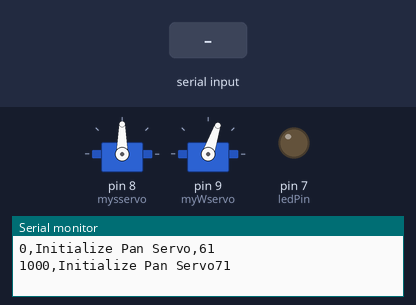
Recording of a sketch running on a simulated Arduino Uno, built with avr-gcc and run on an emulated ATmega328P. Shown: 2 × servo, output pins drawn as LEDs (lit = HIGH), the last lines printed to the serial monitor. The test bench sets the inputs (shaded band).

Above: at 3.2 s.
3.3 s: "q\n" received over Serial
At 5.23 s:
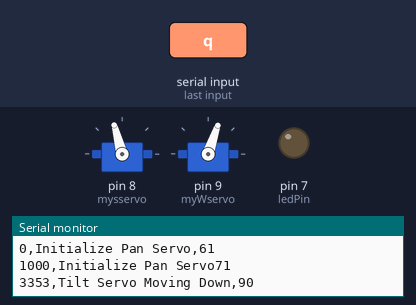
6.3 s: byte 76 ('L') received over Serial
At 6.43 s:
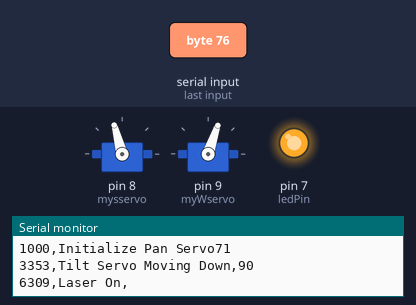
9.3 s: byte 108 ('l') received over Serial
At 9.44 s:
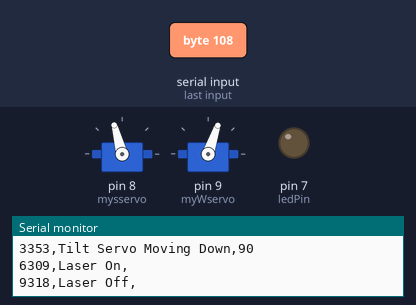
12.3 s: "L\n" received over Serial
At 12.45 s:
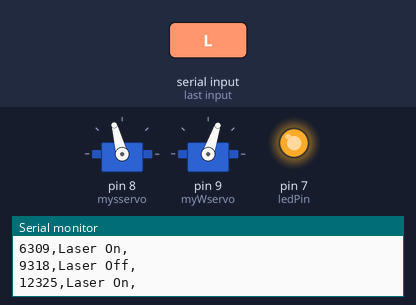
15.3 s: "l\n" received over Serial
At 15.46 s:
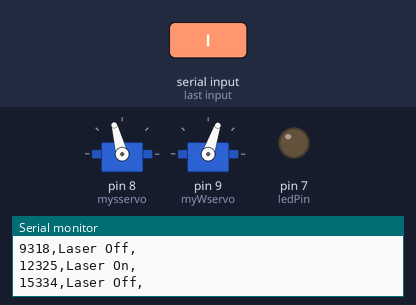
Timing chart, 0 to 19.3 s (numbered marks = the images above; inputs shaded):
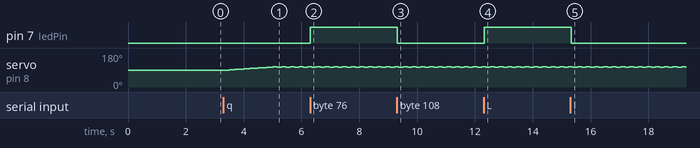

The sketch:

V3.3.1_Arduino.ino
```cpp
#include <Servo.h>
Servo mysservo;  // create servo object to control a servo
Servo myWservo;  // create servo object to control a servo

//Copy Data to here
int clock_wise_back=46;
int clock_wise_left=56;
int clock_wise_front=71;
int clock_wise_right=84;
int clock_wise_back_twin=97;

int counter_clock_wise_back=85;
int counter_clock_wise_right=71;
int counter_clock_wise_front=59;
int counter_clock_wise_left=44;
int counter_clock_wise_back_twin=33;
//
int mysservo_maximum=105;
int mysservo_minimum=8;

//Laser
const int ledPin = 7;  // the number of the LED pin
//sservo
int spos=90;      //set the initial position to 90
int scpos=mysservo_maximum-5;     // current position
int sstep=0;     //no initial movement
int sstepspeed=1;//sensitivity
int sreverse=mysservo_maximum;  //reverse position of s
int sfront=90;                  //front position of s
int sdelay=50;
//Wservo
int wpos=clock_wise_front;      //set the initial position to 0
int wcpos=60;     // current position
int wstep=0;     //no initial movement
int wstepspeed=3;//sensitivity
int wdelay=50;   //movement speed conrtol, Higher mean Slower
int overshoot_control= 0; //when releaseing the button, the wservo rotates slowlly to reach to desired position. by having the value -1 this can help to stop the wservo


void setup() {
  mysservo.attach(8);  // attaches the TOP servo on pin 8 to the servo object
  myWservo.attach(9);  // attaches the Bottom servo on pin 9 to the servo object
  Serial.begin(9600);// initialize serial communication at 9600 bits per second:
  pinMode(ledPin, OUTPUT); //initialize the led pin
  scpos=mysservo.read();       //read the postion of top servo
//  mysservo.write(spos);        //give positional command to top servo motor
//  wcpos=myWservo.read();       //read the postion of bottom servo
  // rotate the Wservo make it facing front
      myWservo.write(clock_wise_front-10);
      Serial.print((String) (millis()) +",Initialize Pan Servo,"+myWservo.read()+"\n");
      delay(1000);
      myWservo.write(clock_wise_front);
      Serial.print((String) (millis()) +",Initialize Pan Servo" + myWservo.read()+"\n");
      delay(1000);
}


void loop()
{
  char val = Serial.read();   //initial reading from serial monitor
  //Laser Control
  if(val=='L'){
    digitalWrite(ledPin, HIGH);   // turn LED on:
     Serial.print((String) (millis()) +",Laser On,"+" "+"\n");
  }
  if(val=='l'){
    digitalWrite(ledPin, LOW);    // turn LED off:
     Serial.print((String) (millis()) +",Laser Off,"+" "+"\n");
  }

  //Top servo control
  scpos=mysservo.read();       //read the postion of top servo
  mysservo.write(spos);        //give positional command to top servo motor
  if(scpos<=mysservo_maximum && scpos>=mysservo_minimum)   //works only if its in the range
  {
    spos=spos+sstep;            //change the positional command value
    delay(sdelay);              //Speed control
    if(val=='q'){//if val is true, then it movesone way.
      sstep=sstepspeed;
       Serial.print((String) (millis()) +",Tilt Servo Moving Down," + mysservo.read()+"\n");
    }
    else if(val=='w'){               //if val is true, then it moves another way.
      sstep=-sstepspeed;
      Serial.print((String) (millis()) +",Tilt Servo Moving Up," + mysservo.read()+"\n");
    }
    else if(val=='e'){               //if val is true, then it stops.
      sstep=0;
      Serial.print((String) (millis()) +",Tilt Servo Stop," + mysservo.read()+"\n");
    }
    else if(val=='h'){              //Look back
      spos=sreverse;
      Serial.print((String) (millis()) +",Tilt Servo Back," + mysservo.read()+"\n");
    }
    else if(val=='j'){              //Look front
     spos=sfront;
     Serial.print((String) (millis()) +",Tilt Servo Front," + mysservo.read()+"\n");
    }
   }
  else if(scpos>mysservo_maximum or spos>mysservo_maximum){             //If position value is about to exceed the limit,bring it back to range
    spos=mysservo_maximum;
    scpos=mysservo_maximum;
  }
  else if(scpos<mysservo_minimum or spos<mysservo_minimum){             //If position value is about to exceed the limit,bring it back to range
    spos=mysservo_minimum;
    scpos=mysservo_minimum;
  }
//  Serial.print(scpos);
//  Serial.println(spos);

 //Wservo control
  wcpos=myWservo.read();       //read the postion of servo
  myWservo.write(wpos);        //give positional command to servo motor
  if(wcpos<=clock_wise_back_twin && wcpos>=counter_clock_wise_back_twin){ //works only if its in the range
    char val = Serial.read();   //initial reading from serial monitor
    wpos=wpos+wstep;            //change the positional command value
    delay(wdelay);              //Speed control
    if(val=='r'){               //if val is true, then it movesone way.
      wstep=wstepspeed;
      Serial.print((String) (millis()) +",Pan Servo Moving Right," + myWservo.read()+"\n");
    }
    else if(val=='x'){               //if val is true, then it moves another way.
      wstep=-wstepspeed;
      Serial.print((String) (millis()) +",Pan Servo Moving Left," + myWservo.read()+"\n");
    }
    else if(val=='b'){               //if val is true, then it stops.
      wstep=overshoot_control;       //apply overshoot value
      wstep=0; //make the change to 0
      Serial.print((String) (millis()) +",Pan Servo Stop," + myWservo.read()+"\n");
    }
    else if(val=='h'){              //Look back based on current postion clockwise ot counter clock
      if(wcpos>clock_wise_front or wcpos==clock_wise_front){
      wpos=clock_wise_back_twin;}
      else if(wcpos<clock_wise_front){
      wpos=counter_clock_wise_back_twin;}
      Serial.print((String) (millis()) +",Pan Servo Moving Back," + myWservo.read()+"\n");
    }
        else if(val=='j'){              //Look front based on current postion clockwise ot counter clock
      if(wcpos>clock_wise_front or wcpos==clock_wise_front){
      wpos=counter_clock_wise_front;}
      else if(wcpos<clock_wise_front){
      wpos=clock_wise_front;}
      Serial.print((String) (millis()) +",Pan Servo Moving Front," + myWservo.read()+"\n");
    }
  }
  if(wcpos>clock_wise_back_twin or wpos>clock_wise_back_twin){             //If position value is about to exceed the limit,bring it back to range
    wpos=clock_wise_back_twin;
    wcpos=clock_wise_back_twin;
  }
  else if(wcpos<counter_clock_wise_back_twin or wpos<counter_clock_wise_back_twin){             //If position value is about to exceed the limit,bring it back to range
    wpos=counter_clock_wise_back_twin;
    wcpos=counter_clock_wise_back_twin;
  }
//  Serial.print(wcpos);
//  Serial.println(wpos);

}
```

Measured:
- after the input at 6.3 s, pin 7 (ledPin): LOW → HIGH at once
- after the input at 9.3 s, pin 7 (ledPin): HIGH → LOW at once
- after the input at 12.3 s, pin 7 (ledPin): LOW → HIGH at once
- after the input at 15.3 s, pin 7 (ledPin): HIGH → LOW at once
